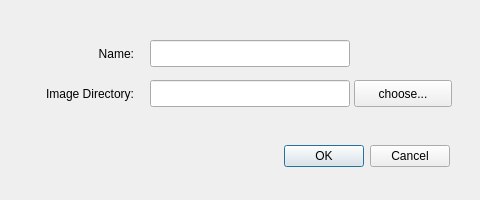
<?xml version="1.0" encoding="UTF-8"?>
<ui version="4.0">
 <class>EditLabelDialog</class>
 <widget class="QDialog" name="EditLabelDialog">
  <property name="geometry">
   <rect>
    <x>0</x>
    <y>0</y>
    <width>480</width>
    <height>200</height>
   </rect>
  </property>
  <property name="windowTitle">
   <string>Edit Label</string>
  </property>
  <widget class="QDialogButtonBox" name="buttonBox">
   <property name="geometry">
    <rect>
     <x>30</x>
     <y>140</y>
     <width>420</width>
     <height>32</height>
    </rect>
   </property>
   <property name="orientation">
    <enum>Qt::Horizontal</enum>
   </property>
   <property name="standardButtons">
    <set>QDialogButtonBox::Cancel|QDialogButtonBox::Ok</set>
   </property>
  </widget>
  <widget class="QLabel" name="lName">
   <property name="geometry">
    <rect>
     <x>24</x>
     <y>40</y>
     <width>110</width>
     <height>27</height>
    </rect>
   </property>
   <property name="text">
    <string>Name:</string>
   </property>
   <property name="alignment">
    <set>Qt::AlignRight|Qt::AlignTrailing|Qt::AlignVCenter</set>
   </property>
  </widget>
  <widget class="QLineEdit" name="leName">
   <property name="geometry">
    <rect>
     <x>150</x>
     <y>40</y>
     <width>200</width>
     <height>27</height>
    </rect>
   </property>
   <property name="alignment">
    <set>Qt::AlignCenter</set>
   </property>
  </widget>
  <widget class="QLabel" name="lImageDirectory">
   <property name="geometry">
    <rect>
     <x>24</x>
     <y>80</y>
     <width>110</width>
     <height>27</height>
    </rect>
   </property>
   <property name="text">
    <string>Image Directory:</string>
   </property>
   <property name="alignment">
    <set>Qt::AlignRight|Qt::AlignTrailing|Qt::AlignVCenter</set>
   </property>
  </widget>
  <widget class="QLineEdit" name="leImageDirectory">
   <property name="geometry">
    <rect>
     <x>150</x>
     <y>80</y>
     <width>200</width>
     <height>27</height>
    </rect>
   </property>
   <property name="alignment">
    <set>Qt::AlignCenter</set>
   </property>
  </widget>
  <widget class="QPushButton" name="pbChoose">
   <property name="geometry">
    <rect>
     <x>354</x>
     <y>80</y>
     <width>98</width>
     <height>27</height>
    </rect>
   </property>
   <property name="text">
    <string>choose...</string>
   </property>
  </widget>
 </widget>
 <tabstops>
  <tabstop>leImageDirectory</tabstop>
  <tabstop>pbChoose</tabstop>
  <tabstop>buttonBox</tabstop>
  <tabstop>leName</tabstop>
 </tabstops>
 <resources/>
 <connections>
  <connection>
   <sender>buttonBox</sender>
   <signal>accepted()</signal>
   <receiver>EditLabelDialog</receiver>
   <slot>accept()</slot>
   <hints>
    <hint type="sourcelabel">
     <x>248</x>
     <y>254</y>
    </hint>
    <hint type="destinationlabel">
     <x>157</x>
     <y>274</y>
    </hint>
   </hints>
  </connection>
  <connection>
   <sender>buttonBox</sender>
   <signal>rejected()</signal>
   <receiver>EditLabelDialog</receiver>
   <slot>reject()</slot>
   <hints>
    <hint type="sourcelabel">
     <x>316</x>
     <y>260</y>
    </hint>
    <hint type="destinationlabel">
     <x>286</x>
     <y>274</y>
    </hint>
   </hints>
  </connection>
 </connections>
</ui>
